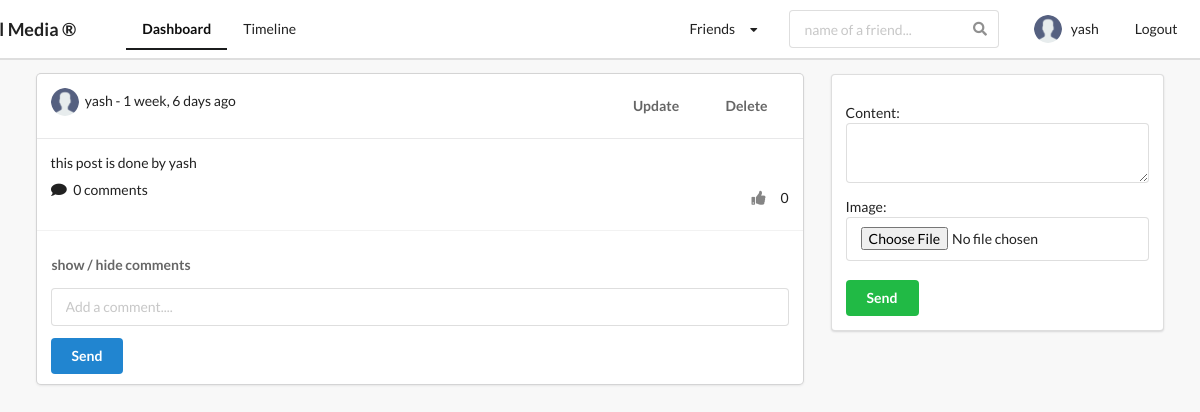
/posts/ (signed in), run on an earlier commit of the app's database.
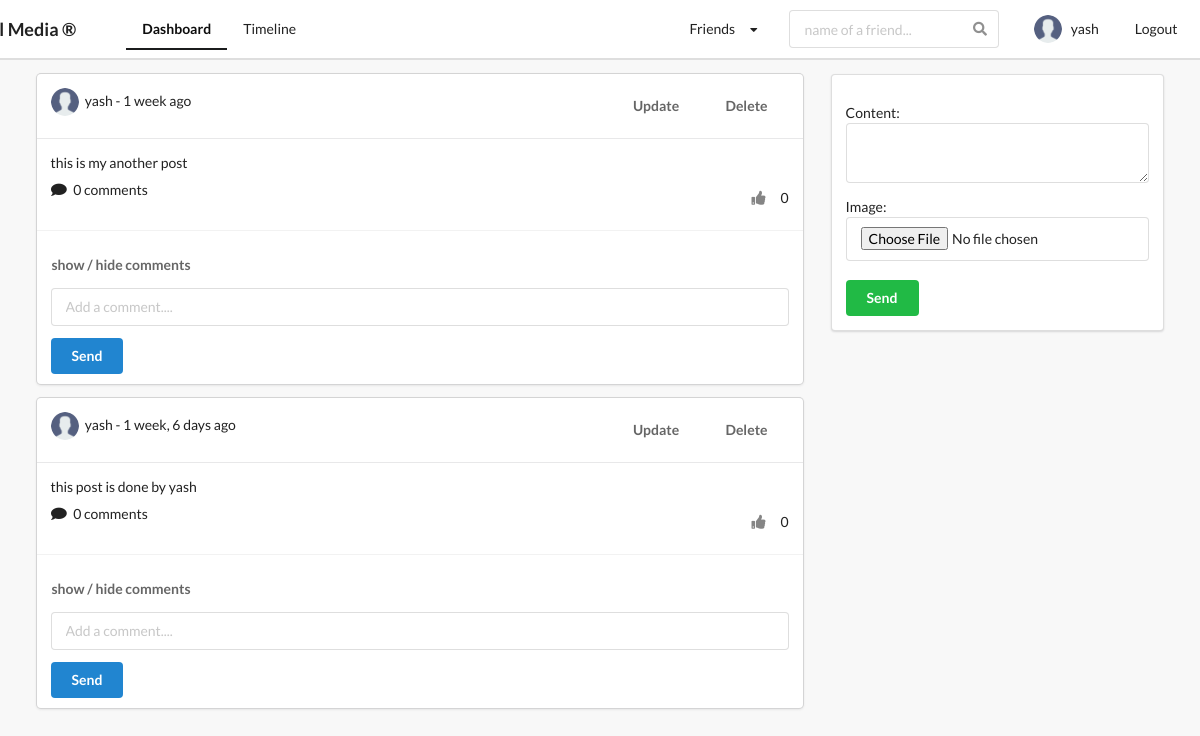
And on a later commit of the database.
### posts/models.py (models this page shows, shortened)
class Post(models.Model):
    content = models.TextField()
    image = models.ImageField(upload_to='posts/', validators = [FileExtensionValidator(['png','jpg','jpeg'])], blank = True)
    liked = models.ManyToManyField(Profile, blank=True, related_name='likes')
    updated = models.DateTimeField(auto_now=True)
    created = models.DateTimeField(auto_now_add=True)
    author = models.ForeignKey(Profile, on_delete=models.CASCADE, related_name='posts')
    def no_of_likes(self):
        return self.liked.all().count()
    def no_of_comments(self):
        return self.comment_set.all().count()
    class Meta:
        ordering = ('-created',)    #newer post will be at the top and older post will be at bottom

### profiles/models.py (models this page shows, shortened)
class Profile(models.Model):
    first_name = models.CharField(max_length = 200, blank = True)
    last_name = models.CharField(max_length = 200, blank = True)
    user = models.OneToOneField(settings.AUTH_USER_MODEL,on_delete=models.CASCADE)
    bio = models.TextField(default = "no bio", max_length=300, blank = True)
    email = models.EmailField(max_length = 200,blank = True)
    country = models.CharField(choices = COUNTRY_CHOICES, max_length = 100,blank = True)
    avatar = models.ImageField(default = "avatar.png", upload_to = 'avatars/')
    friends = models.ManyToManyField(settings.AUTH_USER_MODEL, blank = True, related_name='friends')
    slug = models.SlugField(unique = True, blank = True)
    updated = models.DateTimeField(auto_now=True)
    created =  models.DateTimeField(auto_now_add=True)
    objects = ProfileManager()
    __initial_first_name = None
    __initial_last_name = None
    def __init__(self,*args, **kwargs):
        super().__init__(*args, **kwargs)
        self.__initial_first_name = self.first_name
        self.__initial_last_name = self.last_name
    def get_friends(self):
        return self.friends.all()
    def get_friends_no(self):
        return self.friends.all().count()

### posts/views.py (the view, shortened to what this page needs)
# urls.py: path('', post_comment_create_and_list_view, name='main_post_view'),
@login_required
def post_comment_create_and_list_view(request):
    qs = Post.objects.all()
    profile = Profile.objects.get(user=request.user)
    friends = profile.get_friends()
    friends_profile = []
    for person in friends:
        temp = Profile.objects.get(user=person)
        friends_profile.append(temp)
    required_profiles = set()
    for person in friends_profile:
        required_profiles.add(person)
    required_profiles.add(profile)
    required_posts = []
    for post in qs:
        if post.author in required_profiles:
            required_posts.append(post)
    is_empty = False
    if len(required_posts) == 0:
        is_empty = True
    p_form = PostModelForm()
    post_added = False
    c_form = CommentModelForm()
    context = {
        'qs':required_posts,
        'profile':profile,
        'p_form':p_form,
        'c_form':c_form,
        'post_added':post_added,
        'is_empty':is_empty,
    }
    return render(request, 'posts/main.html', context)

### posts/forms.py
class PostModelForm(forms.ModelForm):
    content = forms.CharField(widget=forms.Textarea(attrs={'rows':2}))
    class Meta:
        model = Post
        fields = ("content","image",)

class CommentModelForm(forms.ModelForm):
    body = forms.CharField(label="", widget=forms.TextInput(attrs={"placeholder":'Add a comment....'}))
    class Meta:
        model = Comment
        fields = ("body",)

### profiles/context_processors.py (called while the page is built)
def profile_dp(request):
    if request.user.is_authenticated:
        profile_obj = Profile.objects.get(user=request.user)
        pic = profile_obj.avatar
        return {'picture':pic}
    return {}

def invitation_received_no(request):
    if request.user.is_authenticated:
        profile_obj = Profile.objects.get(user=request.user)
        qs_count = Relationship.objects.invitations_received(profile_obj).count()
        return {'invites_no':qs_count}
    return {}

def friends_no(request):
    if request.user.is_authenticated:
        profile_obj = Profile.objects.get(user=request.user)
        count = profile_obj.get_friends_no()
        return {'friend_count':count}
    return {}

### posts/templates/posts/main.html (shortened to what this page needs)
{% extends 'base.html' %}
{% block content %}
<div class="ui grid">
    <div class="eleven wide column">
        {% if is_empty %}
            <div style="margin-top: 200px;" align="center">
                <h3>No Post available</h3>
            </div>
        {% else %}
        {% for obj in qs %}
        <div class="ui fluid card">
            <div class="content">
                <div class="right floated meta">
                    <div class="ui grid">
                        <div class="row">
                            {% ifequal request.user obj.author.user %}
                            <a href="{% url 'posts:post_update' obj.pk %}"><button class="ui button"
                                    style="background-color: transparent !important;">Update</button></a>
                            <a href="{% url 'posts:post_delete' obj.pk %}"><button class="ui button"
                                    style="background-color: transparent !important;">Delete</button></a>
                            {% endifequal %}
                        </div>
                    </div>
                </div>
                <img class="ui avatar image" src={{obj.author.avatar.url}}>
                {{ obj.author.user }} - {{ obj.created|timesince}} ago
            </div>
            <div class="content">
                <p> {{ obj.content }} </p>
                <div class="right floated">
                    <form action="{% url 'posts:like_post_view' %}" method="POST">
                        {% if profile not in obj.liked.all %}
                        <button type="submit" class="ui button"
                            style="background-color: transparent !important; width: 10px !important"><i
                                class="thumbs up icon"></i>
                        </button>
                        <span>{{obj.no_of_likes}}</span>
                        {% else %}
                        <button type="submit" class="ui button"
                            style="background-color: transparent !important; width: 10px !important"><i
                                class="thumbs down icon"></i>
                        </button>
                        <span>{{obj.no_of_likes}}</span>
                        {% endif %}
                    </form>
                </div>
                <i class="comment icon"></i>
                <span> {{ obj.no_of_comments }} comments</span>
            </div>
            <div class="extra content">
                <button class="cmt_btn ui button"
                    style="margin-bottom: 5px; margin-left: -20px; background-color: transparent !important;">show /
                    hide comments</button>
                <form action="" method="POST" class='ui fluid form'>
                    {{ c_form.as_p }}
                    <button type="submit" name="submit_c_form" class="ui primary button mt-5 w-full">Send</button>
                </form>
            </div>
        </div>
        {% endfor %}
        {% endif %}
    </div>
    <div class="five wide column">
        <div class="ui segment">
            <form action="" method="POST" class='ui form' enctype="multipart/form-data">
                {{p_form.as_p}}
                <button type='submit' name="submit_p_form" class="ui positive button w-full mt-5">Send</button>
            </form>
        </div>
    </div>
</div>
{% endblock content %}

What changed in the data, as far as the page shows it:
added Post: author.avatar (placeholder picture), author.user "yash", created "1 week", content "this is my another post", no_of_likes "0", no_of_comments "0"
